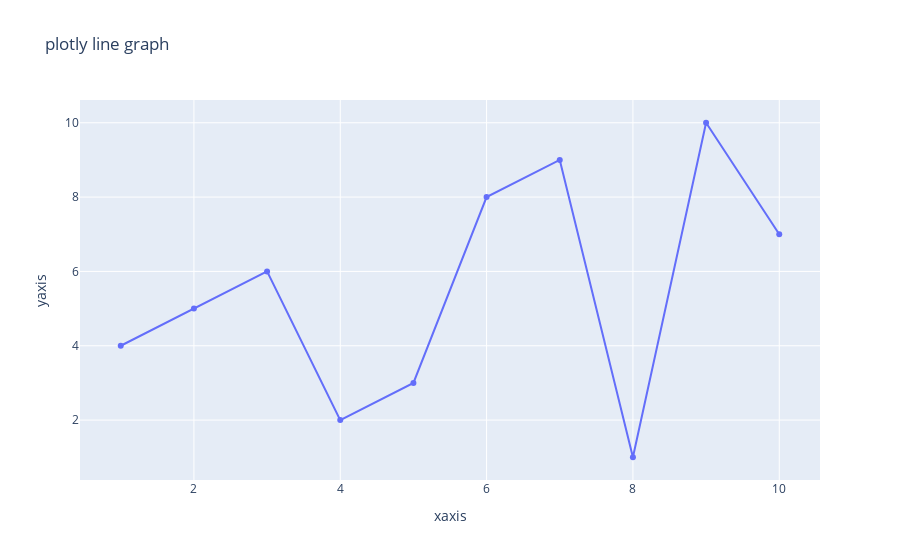

The cell this chart's notebook holds for it:
### Code cell
fig2 = go.Figure(go.Scatter(x=x,y=y))
fig2.update_layout(title="plotly line graph",xaxis_title='xaxis',yaxis_title='yaxis')
fig2.show()

### Figure 1 — Plotly figure (JSON) as saved in the notebook; plotly's stock layout.template omitted (floating-point values rounded to 4 significant figures)
{"data": [{"type": "scatter", "x": [1, 2, 3, 4, 5, 6, 7, 8, 9, 10], "y": [4, 5, 6, 2, 3, 8, 9, 1, 10, 7]}], "layout": {"title": {"text": "plotly line graph"}, "xaxis": {"title": {"text": "xaxis"}}, "yaxis": {"title": {"text": "yaxis"}}}}
